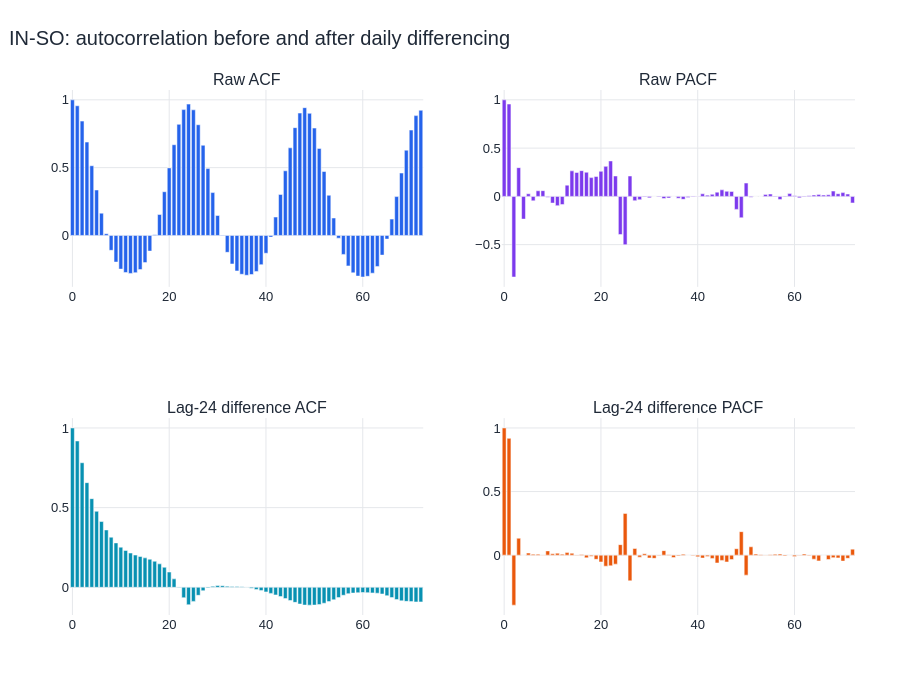

The notebook cell saved with this chart:
### Markdown cell above
## 7. ACF and PACF analysis

*Measure how strongly the present depends on earlier hours*

The charts use the latest year and 72 lags. This is enough to show three daily cycles while keeping the calculation responsive.

### Code cell
sample = data["carbon"].iloc[-365 * 24:]
sample_diff = sample.diff(24).dropna()
lag_count = 72
raw_acf, raw_pacf = acf(sample, nlags=lag_count, fft=True), pacf(sample, nlags=lag_count, method="ywm")
diff_acf, diff_pacf = acf(sample_diff, nlags=lag_count, fft=True), pacf(sample_diff, nlags=lag_count, method="ywm")
lags = np.arange(lag_count + 1)
fig = make_subplots(rows=2, cols=2,
                    subplot_titles=("Raw ACF", "Raw PACF", "Lag-24 difference ACF", "Lag-24 difference PACF"))
for values, row, col, color in [
    (raw_acf, 1, 1, "#2563eb"), (raw_pacf, 1, 2, "#7c3aed"),
    (diff_acf, 2, 1, "#0891b2"), (diff_pacf, 2, 2, "#ea580c")]:
    fig.add_trace(go.Bar(x=lags, y=values, marker_color=color, showlegend=False), row=row, col=col)
fig.update_layout(height=700, title=f"{REGION}: autocorrelation before and after daily differencing")
show_chart(fig)

display(Markdown(
    f"Raw correlation at lag 24 is **{raw_acf[24]:.3f}**. After daily differencing it becomes "
    f"**{diff_acf[24]:.3f}**. Strong lag-24 structure supports seasonal models, while the faster decay after differencing "
    "supports ARIMA-style short-memory modelling on the transformed series."
))

### Figure 1 — Plotly figure (JSON) as saved in the notebook; plotly's stock layout.template omitted (floating-point values rounded to 4 significant figures)
{"data": [{"marker": {"color": "#2563eb"}, "showlegend": false, "type": "bar", "x": [0, 1, 2, 3, 4, 5, 6, 7, 8, 9, 10, 11, 12, 13, 14, 15, 16, 17, 18, 19, 20, 21, 22, 23, 24, 25, 26, 27, 28, 29, 30, 31, 32, 33, 34, 35, 36, 37, 38, 39, 40, 41, 42, 43, 44, 45, 46, 47, 48, 49, 50, 51, 52, 53, 54, 55, 56, 57, 58, 59, 60, 61, 62, 63, 64, 65, 66, 67, 68, 69, 70, 71, 72], "xaxis": "x", "y": [1.0, 0.9563, 0.8431, 0.6885, 0.5141, 0.3352, 0.1644, 0.01276, -0.1095, -0.1962, -0.2483, -0.273, -0.28, -0.2743, -0.251, -0.2003, -0.1152, 0.004969, 0.1543, 0.3224, 0.4982, 0.669, 0.8193, 0.9279, 0.9686, 0.9264, 0.8164, 0.665, 0.493, 0.3162, 0.1471, -0.003246, -0.1244, -0.2102, -0.2618, -0.2863, -0.2935, -0.2881, -0.2653, -0.2153, -0.1312, -0.01227, 0.1357, 0.3025, 0.4768, 0.6462, 0.7951, 0.9024, 0.9424, 0.9006, 0.7917, 0.6418, 0.4715, 0.2963, 0.1286, -0.02017, -0.1398, -0.2246, -0.2755, -0.2997, -0.3066, -0.3011, -0.2784, -0.2286, -0.145, -0.02673, 0.1205, 0.2865, 0.4601, 0.6288, 0.777, 0.8836, 0.9233], "yaxis": "y"}, {"marker": {"color": "#7c3aed"}, "showlegend": false, "type": "bar", "x": [0, 1, 2, 3, 4, 5, 6, 7, 8, 9, 10, 11, 12, 13, 14, 15, 16, 17, 18, 19, 20, 21, 22, 23, 24, 25, 26, 27, 28, 29, 30, 31, 32, 33, 34, 35, 36, 37, 38, 39, 40, 41, 42, 43, 44, 45, 46, 47, 48, 49, 50, 51, 52, 53, 54, 55, 56, 57, 58, 59, 60, 61, 62, 63, 64, 65, 66, 67, 68, 69, 70, 71, 72], "xaxis": "x2", "y": [1.0, 0.9563, -0.8354, 0.2976, -0.2354, 0.02709, -0.04648, 0.05816, 0.05917, -0.007804, -0.06925, -0.09596, -0.08501, 0.1166, 0.2642, 0.2473, 0.2664, 0.2499, 0.1944, 0.2056, 0.2601, 0.311, 0.3671, 0.211, -0.3954, -0.5008, 0.2111, -0.04452, -0.0343, 0.004649, -0.01532, -0.001845, 0.004638, -0.0225, -0.0161, -0.0007776, -0.01902, -0.03086, -0.01089, 0.002778, 0.002236, 0.02659, 0.0128, 0.02144, 0.04405, 0.06791, 0.05283, 0.0513, -0.1348, -0.2214, 0.138, -0.0102, -0.001974, -0.0002248, 0.02072, 0.02427, 0.003779, -0.03198, -0.006909, 0.02903, 0.005385, -0.01526, 0.004206, 0.006034, 0.0137, 0.02052, 0.01309, 0.01663, 0.05516, 0.02733, 0.03906, 0.02394, -0.06814], "yaxis": "y2"}, {"marker": {"color": "#0891b2"}, "showlegend": false, "type": "bar", "x": [0, 1, 2, 3, 4, 5, 6, 7, 8, 9, 10, 11, 12, 13, 14, 15, 16, 17, 18, 19, 20, 21, 22, 23, 24, 25, 26, 27, 28, 29, 30, 31, 32, 33, 34, 35, 36, 37, 38, 39, 40, 41, 42, 43, 44, 45, 46, 47, 48, 49, 50, 51, 52, 53, 54, 55, 56, 57, 58, 59, 60, 61, 62, 63, 64, 65, 66, 67, 68, 69, 70, 71, 72], "xaxis": "x3", "y": [1.0, 0.9184, 0.7818, 0.6568, 0.5564, 0.477, 0.4129, 0.36, 0.3145, 0.2787, 0.2518, 0.2315, 0.2151, 0.2024, 0.1932, 0.185, 0.1762, 0.1637, 0.1473, 0.1257, 0.09589, 0.05315, -0.00254, -0.06516, -0.1093, -0.08834, -0.05018, -0.02121, -0.004265, 0.006161, 0.0113, 0.01015, 0.006609, 0.004877, 0.005288, 0.003827, -0.000537, -0.006536, -0.01357, -0.02066, -0.02888, -0.03806, -0.04779, -0.05794, -0.07055, -0.08287, -0.09446, -0.1048, -0.1114, -0.112, -0.1114, -0.1083, -0.09988, -0.08951, -0.0782, -0.0646, -0.04985, -0.03975, -0.03609, -0.03391, -0.03247, -0.03333, -0.03496, -0.03695, -0.04198, -0.05229, -0.06443, -0.07697, -0.08492, -0.08807, -0.08976, -0.09179, -0.09145], "yaxis": "y3"}, {"marker": {"color": "#ea580c"}, "showlegend": false, "type": "bar", "x": [0, 1, 2, 3, 4, 5, 6, 7, 8, 9, 10, 11, 12, 13, 14, 15, 16, 17, 18, 19, 20, 21, 22, 23, 24, 25, 26, 27, 28, 29, 30, 31, 32, 33, 34, 35, 36, 37, 38, 39, 40, 41, 42, 43, 44, 45, 46, 47, 48, 49, 50, 51, 52, 53, 54, 55, 56, 57, 58, 59, 60, 61, 62, 63, 64, 65, 66, 67, 68, 69, 70, 71, 72], "xaxis": "x4", "y": [1.0, 0.9184, -0.3933, 0.1331, -0.0002847, 0.01626, 0.007569, 0.007991, -0.003081, 0.03343, 0.01044, 0.01527, 0.007964, 0.01991, 0.01488, 0.001318, 0.004862, -0.02102, -0.007877, -0.03296, -0.05379, -0.08676, -0.08431, -0.07076, 0.08259, 0.3283, -0.202, 0.05216, -0.01589, 0.01174, -0.02232, -0.02523, -0.004084, 0.03547, 0.00326, -0.01911, -0.00579, 0.007616, -0.0006978, -0.004536, -0.01317, -0.02283, -0.01042, -0.0262, -0.06153, -0.04153, -0.0538, -0.03519, 0.05047, 0.1847, -0.1572, 0.06571, 0.008583, 0.0036, -0.00257, 0.002761, 0.007251, 0.008438, -0.006165, -0.001498, -0.01146, 0.0003916, 0.009034, -0.004977, -0.03169, -0.04535, -0.0009712, -0.03428, -0.0196, -0.02154, -0.04696, -0.02518, 0.04725], "yaxis": "y4"}], "layout": {"annotations": [{"font": {"size": 16}, "showarrow": false, "text": "Raw ACF", "x": 0.225, "xanchor": "center", "xref": "paper", "y": 1.0, "yanchor": "bottom", "yref": "paper"}, {"font": {"size": 16}, "showarrow": false, "text": "Raw PACF", "x": 0.775, "xanchor": "center", "xref": "paper", "y": 1.0, "yanchor": "bottom", "yref": "paper"}, {"font": {"size": 16}, "showarrow": false, "text": "Lag-24 difference ACF", "x": 0.225, "xanchor": "center", "xref": "paper", "y": 0.375, "yanchor": "bottom", "yref": "paper"}, {"font": {"size": 16}, "showarrow": false, "text": "Lag-24 difference PACF", "x": 0.775, "xanchor": "center", "xref": "paper", "y": 0.375, "yanchor": "bottom", "yref": "paper"}], "autosize": true, "font": {"color": "#1f2937", "family": "Arial, sans-serif", "size": 13}, "height": 700, "hoverlabel": {"font": {"size": 13}}, "margin": {"b": 85, "l": 70, "r": 45, "t": 90}, "title": {"font": {"size": 20}, "text": "IN-SO: autocorrelation before and after daily differencing", "x": 0.01, "xanchor": "left"}, "xaxis": {"anchor": "y", "automargin": true, "domain": [0.0, 0.45], "gridcolor": "#e5e7eb", "showgrid": true}, "xaxis2": {"anchor": "y2", "automargin": true, "domain": [0.55, 1.0], "gridcolor": "#e5e7eb", "showgrid": true}, "xaxis3": {"anchor": "y3", "automargin": true, "domain": [0.0, 0.45], "gridcolor": "#e5e7eb", "showgrid": true}, "xaxis4": {"anchor": "y4", "automargin": true, "domain": [0.55, 1.0], "gridcolor": "#e5e7eb", "showgrid": true}, "yaxis": {"anchor": "x", "automargin": true, "domain": [0.625, 1.0], "gridcolor": "#e5e7eb", "showgrid": true, "zeroline": false}, "yaxis2": {"anchor": "x2", "automargin": true, "domain": [0.625, 1.0], "gridcolor": "#e5e7eb", "showgrid": true, "zeroline": false}, "yaxis3": {"anchor": "x3", "automargin": true, "domain": [0.0, 0.375], "gridcolor": "#e5e7eb", "showgrid": true, "zeroline": false}, "yaxis4": {"anchor": "x4", "automargin": true, "domain": [0.0, 0.375], "gridcolor": "#e5e7eb", "showgrid": true, "zeroline": false}}}
